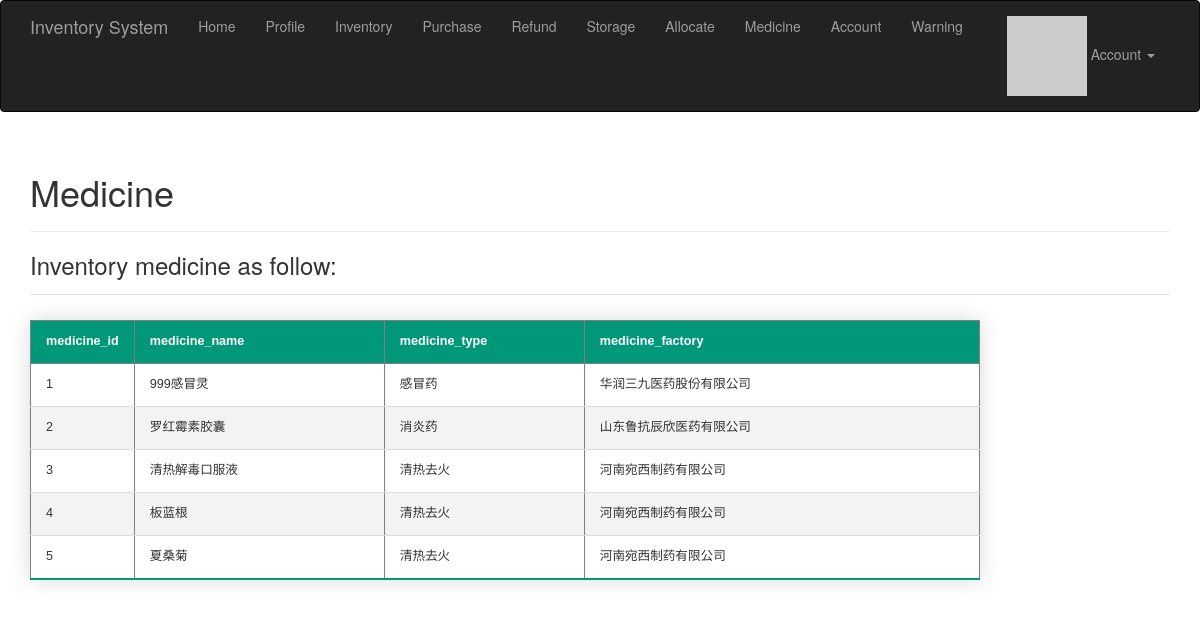
/medicine (signed in), run on the app's committed database.
### app/models.py (models this page shows, shortened)
class Medicine(db.Model):
    __tablename__ = "Medicine"
    medicine_id = db.Column(db.Integer, primary_key=True)
    medicine_name = db.Column(db.String)
    medicine_type = db.Column(db.String)
    medicine_factory = db.Column(db.String)

### app/main/views.py (the view)
@main.route("/medicine", methods=['GET', "POST"])
@login_required
def medicine():
    page = request.args.get('page', 1, type=int)
    pagination = Medicine.query.order_by(Medicine.medicine_id.asc()).paginate(
        page, per_page=current_app.config['FLASKY_POSTS_PER_PAGE'],
        error_out=False)
    medicine_items = pagination.items
    return render_template('medicine.html', medicine_items=medicine_items, pagination=pagination)

### app/auth/views.py (called while the page is built)
@auth.before_app_request
def before_request():
    if current_user.is_authenticated:
        current_user.ping()
        if not current_user.confirmed \
                and request.endpoint \
                and request.blueprint != 'auth' \
                and request.endpoint != 'static':
            return redirect(url_for('auth.unconfirmed'))

### app/main/__init__.py (called while the page is built)
@main.app_context_processor
def inject_permissions():
    return dict(Permission=Permission)

### app/models.py (called while the page is built)
@login_manager.user_loader
def load_user(user_id):
    return User.query.get(int(user_id))

    def has_permission(self, perm):
        return self.permissions & perm == perm

    def can(self, perm):
        return self.role is not None and self.role.has_permission(perm)

    def ping(self):
        self.last_seen = datetime.utcnow()
        db.session.add(self)

    def gravatar(self, size=100, default='identicon', rating='g'):
        url = 'https://secure.gravatar.com/avatar'
        hash = self.avatar_hash or self.gravatar_hash()
        return '{url}/{hash}?s={size}&d={default}&r={rating}'.format(
            url=url, hash=hash, size=size, default=default, rating=rating)

### app/templates/medicine.html (shortened to what this page needs)
{% extends "base.html" %}
{% import "bootstrap/wtf.html" as wtf %}
{% import "_macros.html" as macros %}
{% block page_content %}
<div class="page-header">
    <h1>Medicine</h1>
</div>
<h3>Inventory medicine as follow:</h3>
{% include '_medicine.html' %}
{% endblock %}

### app/templates/_medicine.html
<ul class="posts">
    <table class="styled-table" border="1" width="950">
        <thead>
        <tr>
            <th>medicine_id</th>
            <th>medicine_name</th>
            <th>medicine_type</th>
            <th>medicine_factory</th>
        </tr>
        </thead>
        <tbody>
        {% for medicine_item in medicine_items %}
        <tr>
            <td width="100">
                {% if medicine_item.medicine_id %}
                {{ medicine_item.medicine_id | safe }}
                {% else %}
                {{ medicine_item.medicine_id }}
                {% endif %}
            </td>
            <td width="250">
                {% if medicine_item.medicine_name %}
                {{ medicine_item.medicine_name| safe }}
                {% else %}
                {{ medicine_item.medicine_name }}
                {% endif %}
            </td>
            <td width="200">
                {% if medicine_item.medicine_type %}
                {{ medicine_item.medicine_type| safe }}
                {% else %}
                {{ medicine_item.medicine_type }}
                {% endif %}
            </td>
            <td>
                {% if medicine_item.medicine_factory %}
                {{ medicine_item.medicine_factory| safe }}
                {% else %}
                {{ medicine_item.medicine_factory }}
                {% endif %}
            </td>
        </tr>
        {% endfor %}
        </tbody>
    </table>
</ul>

### app/static/styles.css (style rules this page uses)
ul.posts { list-style-type: none; padding: 0px; margin: 16px 0px 0px 0px; border-top: 1px solid #e0e0e0; }

### app/static/tablecss.css (style rules this page uses)
.styled-table { border-collapse: collapse; margin: 25px 0; font-size: 0.9em; font-family: sans-serif; min-width: 400px; box-shadow: 0 0 20px rgba(0, 0, 0, 0.15); }
.styled-table thead tr { background-color: #009879; color: #ffffff; text-align: left; }
.styled-table th, .styled-table td { padding: 12px 15px; }
.styled-table tbody tr { border-bottom: 1px solid #dddddd; }
.styled-table tbody tr:nth-of-type(even) { background-color: #f3f3f3; }
.styled-table tbody tr:last-of-type { border-bottom: 2px solid #009879; }

### data on the page
Medicine: medicine_id "1", medicine_name "999感冒灵", medicine_type "感冒药", medicine_factory "华润三九医药股份有限公司"
Medicine: medicine_id "2", medicine_name "罗红霉素胶囊", medicine_type "消炎药", medicine_factory "山东鲁抗辰欣医药有限公司"
Medicine: medicine_id "3", medicine_name "清热解毒口服液", medicine_type "清热去火", medicine_factory "河南宛西制药有限公司"
Medicine: medicine_id "4", medicine_name "板蓝根", medicine_type "清热去火", medicine_factory "河南宛西制药有限公司"
Medicine: medicine_id "5", medicine_name "夏桑菊", medicine_type "清热去火", medicine_factory "河南宛西制药有限公司"
